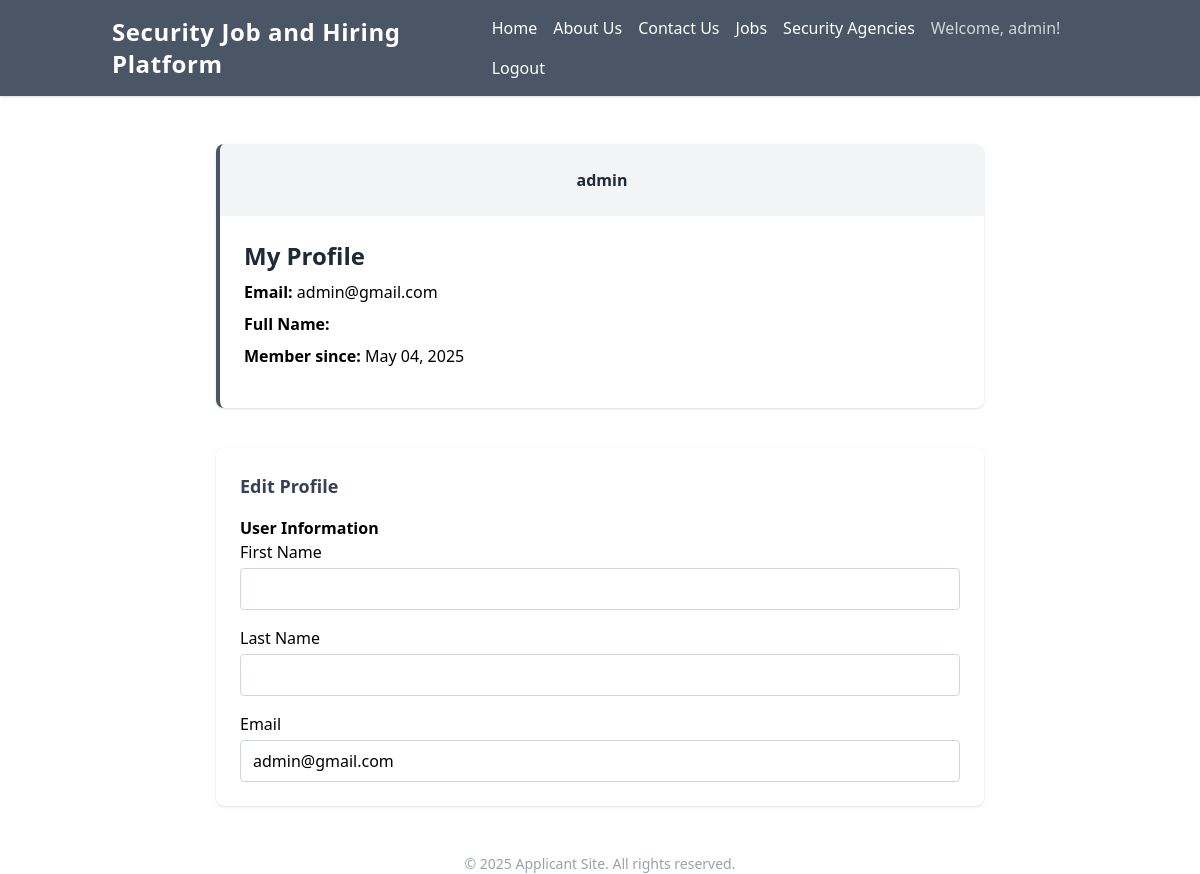
/my-account/ (signed in), run on the app's committed database.
### job_hiring/models.py (models this page shows, shortened)
class User(AbstractUser):
    email = models.EmailField(unique=True)  # Ensure email is unique
    role = models.CharField(max_length=50, choices=[
        ('applicant', 'Applicant'),
        ('employer', 'Employer'),
        ('client', 'Client'),
    ])
    date_joined = models.DateTimeField(auto_now_add=True)
    USERNAME_FIELD = 'email'  # Use email as the unique identifier
    REQUIRED_FIELDS = ['username', 'first_name', 'last_name']  # Required fields for creating a superuser

### job_hiring/views.py (the view, shortened to what this page needs)
# urls.py: path('my-account/', profile, name='profile'),
@login_required
def profile(request):
    user = request.user
    context = {}
    return render(request, 'profile.html', context)

### theme/templates/profile.html (shortened to what this page needs)
{% extends 'base.html' %}
{% block content %}
<div class="container max-w-3xl mx-auto my-12">
    <section class="bg-white border-l-4 border-gray-600 rounded-lg shadow-sm overflow-hidden">
        <div class="min-w-[180px] bg-gray-100 flex items-center justify-center p-6">
            <strong class="text-gray-800">{{ user.username }}</strong>
        </div>
        <div class="flex-1 p-6">
            <h1 class="text-2xl font-bold mb-2 text-gray-800">My Profile</h1>
            <p class="mb-2"><span class="font-semibold">Email:</span> {{ user.email }}</p>
            <p class="mb-2"><span class="font-semibold">Full Name:</span> {{ user.first_name }} {{ user.last_name }}</p>
            <p class="mb-4"><span class="font-semibold">Member since:</span> {{ user.date_joined|date:"F d, Y" }}</p>
        </div>
    </section>
    <section class="mt-10 bg-white rounded-lg shadow p-6">
        <h3 class="text-lg font-semibold mb-4 text-gray-700">Edit Profile</h3>
        <form method="POST" enctype="multipart/form-data" class="space-y-4">
            <fieldset class="form-group">
                <legend class="font-semibold">User Information</legend>
                <div class="mb-4">
                    <label for="id_first_name" class="block font-medium mb-1">First Name</label>
                    <input type="text" name="first_name" id="id_first_name" value="{{ user_form.first_name.value|default:user.first_name }}" class="block w-full border border-gray-300 rounded px-3 py-2 focus:outline-none focus:ring-2 focus:ring-blue-500" />
                </div>
                <div class="mb-4">
                    <label for="id_last_name" class="block font-medium mb-1">Last Name</label>
                    <input type="text" name="last_name" id="id_last_name" value="{{ user_form.last_name.value|default:user.last_name }}" class="block w-full border border-gray-300 rounded px-3 py-2 focus:outline-none focus:ring-2 focus:ring-blue-500" />
                </div>
                    <label for="id_email" class="block font-medium mb-1">Email</label>
                    <input type="email" name="email" id="id_email" value="{{ user_form.email.value|default:user.email }}" class="block w-full border border-gray-300 rounded px-3 py-2 focus:outline-none focus:ring-2 focus:ring-blue-500" />
                </div>
<footer class="mt-12 text-center text-gray-400 text-sm">
    <p>&copy; 2025 Applicant Site. All rights reserved.</p>
</footer>
{% endblock %}

### theme/templates/base.html (shortened to what this page needs)
{% load static tailwind_tags %}
<!DOCTYPE html>
<html lang="en">
<head>
    {% tailwind_css %}
</head>
<body>
    <header
        class="{% if page == 'landing' or page == 'about_us' %}bg-white text-gray-600{% else %}bg-gray-600 text-white{% endif %} shadow">
        <div class="container mx-auto flex flex-col md:flex-row items-center justify-between py-4 px-6">
            <h1 class="text-2xl font-bold mb-2 md:mb-0 tracking-wide">Security Job and Hiring Platform</h1>
            <nav class="flex flex-wrap gap-4">
                <a href="{% url 'landing_page' %}" class="hover:text-blue-300 transition">Home</a>
                <a href="{% url 'about_us' %}" class="hover:text-blue-300 transition">About Us</a>
                <a href="#" class="hover:text-blue-300 transition">Contact Us</a>
                <a href="{% url 'job_list' %}" class="hover:text-blue-300 transition">Jobs</a>
                <a href="{% url 'list_agencies' %}" class="hover:text-blue-300 transition">Security Agencies</a>
                {% if user.is_authenticated %}
               <a href="{% url 'profile' %}"><span class="text-gray-300">Welcome, {{ user.username }}!</span></a>
                <a href="{% url 'log_out' %}" class="hover:text-blue-300 transition">Logout</a>
                {% else %}
                <a href="{% url 'log_in' %}" class="hover:text-blue-300 transition">Login</a>
                {% endif %}
            </nav>
        </div>
    </header>
    {% block content %}
    {% endblock %}
    <link href="https://cdnjs.cloudflare.com/ajax/libs/toastr.js/2.1.4/toastr.css" rel="stylesheet">
</body>
</html>

### data on the page
User: username "admin", email "admin@gmail.com", date_joined "May 04, 2025"
